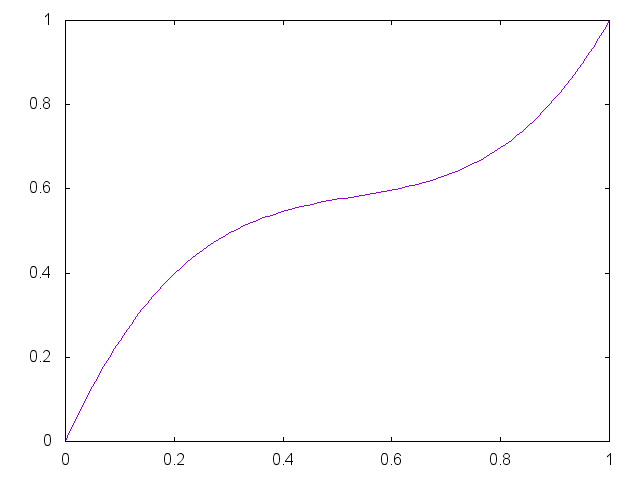

This chart was generated by the following gnuplot code:


set term png

set output "generate/static/generate/bezier-0.95-0.25.png"
plot '-' smooth bezier notitle
0 0
0.33 0.95
0.67 0.25 
1 1
e

reset;
